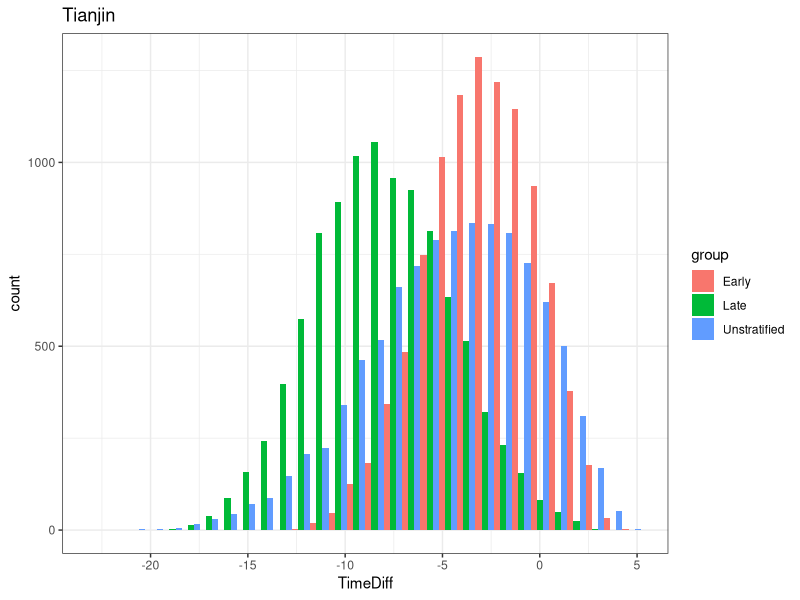
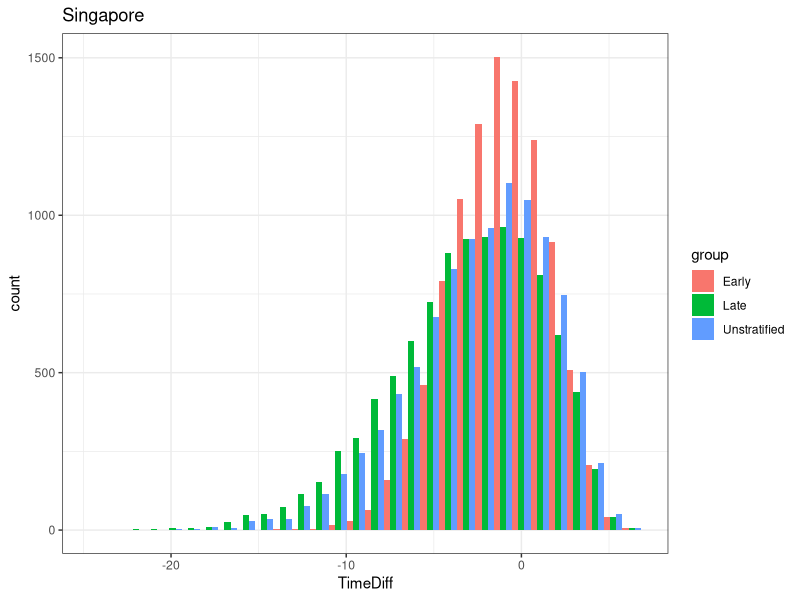
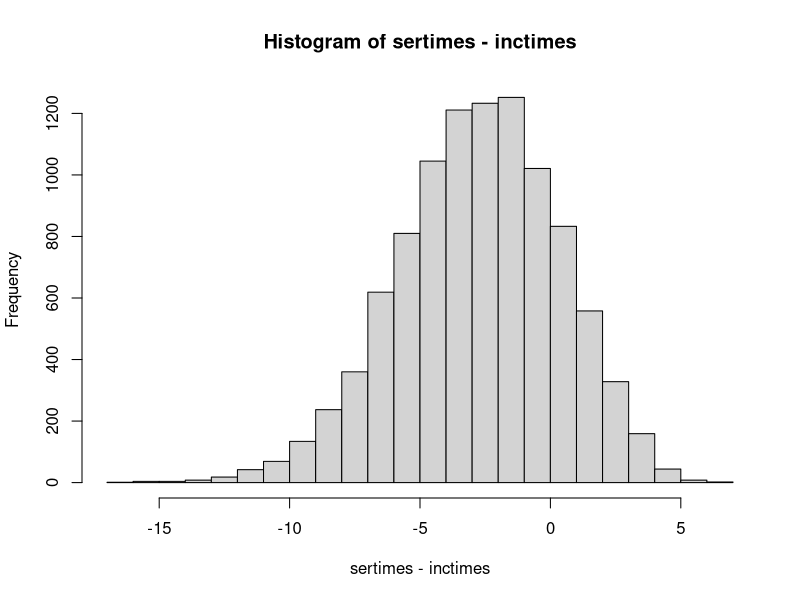
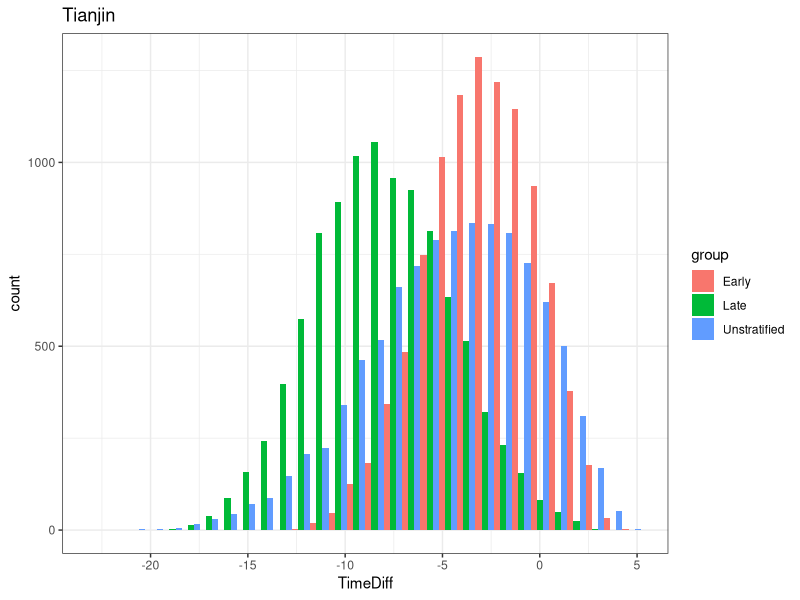
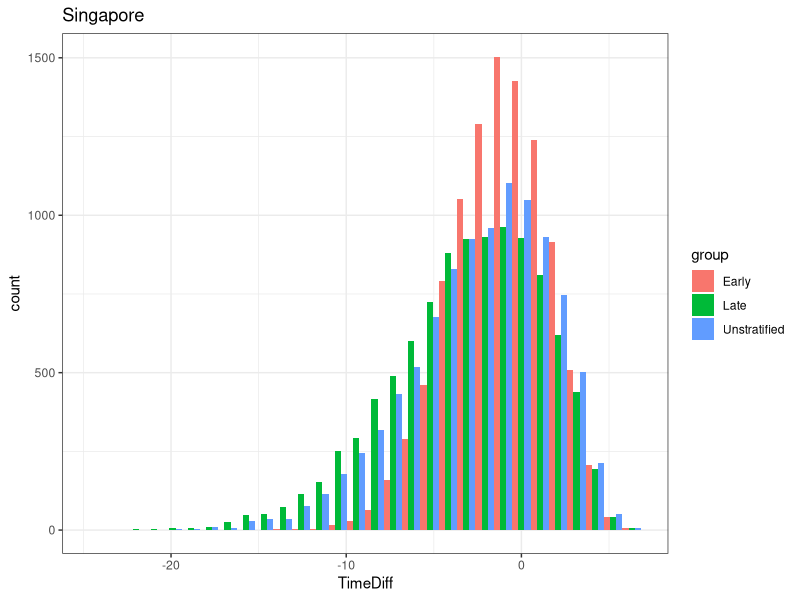

Reproduce these figures in R, in order.
## ---- chunk 1
knitr::opts_chunk$set(echo = TRUE)
library(ggplot2)
## ---- chunk 2
tianjin=list()
tianjin[[1]]=list(median=6.9, shape=2.73, minshape=2.01, maxshape=3.43, scale=7.85, minscale=6.85, maxscale=8.94)
tianjin[[2]]=list(median=12.43, shape=3.95, minshape=2.66, maxshape=4.97, scale=13.64, minscale=11.99, maxscale=15.51)
tianjin[[3]]=list(median= 8.62, shape= 2.25, minshape=1.79, maxshape=2.83, scale =10.15, minscale=8.9, maxscale=11.6)  # actually I won't need all of that information here 

singapore=list()
singapore[[1]]=list(median= 5.46, shape= 2.35, scale= 6.38)
singapore[[2]]=list(median= 7.27, shape= 1.93, scale= 8.79)
singapore[[3]]=list(median=6.55 , shape=1.88 , scale =7.97)
## ---- chunk 3
Nsamp=10000
inctimesE = rweibull(Nsamp, shape = tianjin[[1]]$shape, scale = tianjin[[1]]$scale)
inctimesL = rweibull(Nsamp, shape = tianjin[[2]]$shape, scale = tianjin[[2]]$scale)
inctimesU = rweibull(Nsamp, shape = tianjin[[3]]$shape, scale = tianjin[[3]]$scale)


sertimes= rnorm(Nsamp, mean = 4.22, sd = 0.40)

d1=data.frame(TimeDiff=sertimes-inctimesE, group="Early")
d2=data.frame(TimeDiff=sertimes-inctimesL, group="Late")
d3=data.frame(TimeDiff=sertimes-inctimesU, group="Unstratified")

df=rbind(d1,d2, d3) 

ggplot(data=df, aes(x=TimeDiff, fill=group))+geom_histogram(position="dodge")+theme_bw()+ggtitle("Tianjin")

ggsave(file="portion_pre_Tianjin.pdf", height=4,width = 6)
## ---- chunk 4

# portion pre-symptom: early
sum(d1$TimeDiff<0)/length(d1$TimeDiff)
# portion pre-symptom: late
sum(d2$TimeDiff<0)/length(d2$TimeDiff)
# portion pre-symptom: unstratified 
sum(d3$TimeDiff<0)/length(d3$TimeDiff)
## ---- chunk 5
Nsamp=10000
inctimesE = rweibull(Nsamp, shape = singapore[[1]]$shape, scale = singapore[[1]]$scale)
inctimesL = rweibull(Nsamp, shape = singapore[[2]]$shape, scale = singapore[[2]]$scale)
inctimesU = rweibull(Nsamp, shape = singapore[[3]]$shape, scale = singapore[[3]]$scale)


sertimes= rnorm(Nsamp, mean = 4.56, sd = 0.953)

d1=data.frame(TimeDiff=sertimes-inctimesE, group="Early")
d2=data.frame(TimeDiff=sertimes-inctimesL, group="Late")
d3=data.frame(TimeDiff=sertimes-inctimesU, group="Unstratified")

df=rbind(d1,d2, d3) 

ggplot(data=df, aes(x=TimeDiff, fill=group))+geom_histogram(position="dodge")+theme_bw()+ggtitle("Singapore")

ggsave(file="portion_pre_Singapore.pdf", height=4,width = 6)
## ---- chunk 6
# portion pre-symptom: early
sum(d1$TimeDiff<0)/length(d1$TimeDiff)
# portion pre-symptom: late
sum(d2$TimeDiff<0)/length(d2$TimeDiff)
# portion pre-symptom: unstratified
sum(d3$TimeDiff<0)/length(d3$TimeDiff)

## ---- chunk 7
Nsamp=10000
shapes=rnorm(Nsamp, tianjin[[1]]$shape, (tianjin[[1]]$maxshape-tianjin[[1]]$shape)/1.96)
scales=rnorm(Nsamp, tianjin[[1]]$scale, (tianjin[[1]]$maxscale-tianjin[[1]]$scale)/1.96)
inctimes = rweibull(Nsamp, shape=shapes, scale=scales)
# tianjin mean 4.22 (3.15, 5.29) so sd of the means is 
serialmeansd=(4.22-3.15)/1.96
sermeans = rnorm(Nsamp, 4.22, serialmeansd)
sersd=1 # sd in the mean  ... ok 
sertimes= rnorm(Nsamp, mean =sermeans, sd=sersd)
hist(sertimes-inctimes,breaks = 30) 
sum(sertimes-inctimes < 0)/length(sertimes)
